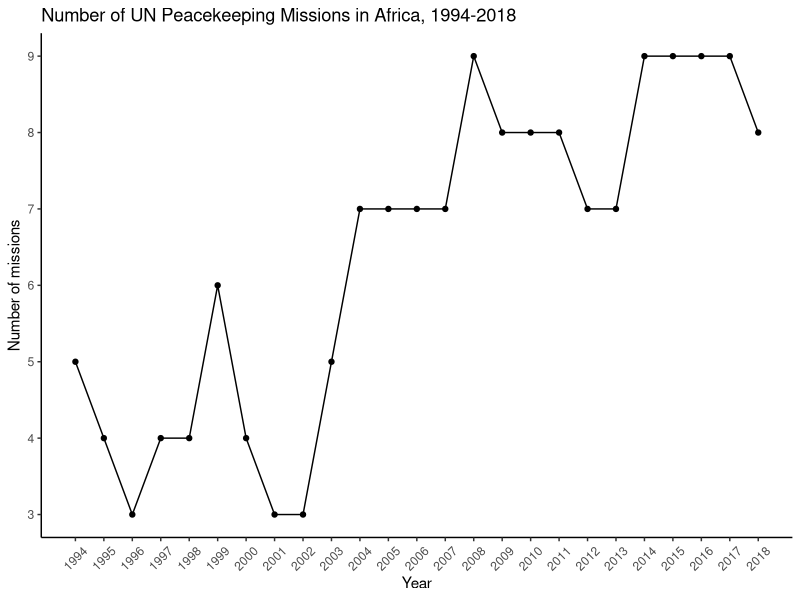

This figure's R source:
## ---- chunk 1
library(tidyverse)
library(readr)
library(ggthemes)
## ---- chunk 2
GeoPKO <- read_csv("data/geopko.csv")
## ---- chunk 3
head(GeoPKO)
## ---- chunk 4
NoMission <- GeoPKO %>% select(year, Mission) %>% distinct(year, Mission) %>% count(year)
Plot1 <- ggplot(NoMission, aes(x=(as.numeric(year)), y=n)) + geom_point() + geom_line(size=0.5) +
  scale_x_continuous("Year", breaks=seq(1994, 2018, 1))+theme_classic()+
  scale_y_continuous("Number of missions", breaks=seq(0,10,1)) +
  theme(panel.grid=element_blank(), 
        axis.text.x=element_text(angle=45, vjust=0.5)) +
  ggtitle("Number of UN Peacekeeping Missions in Africa, 1994-2018")
Plot1

